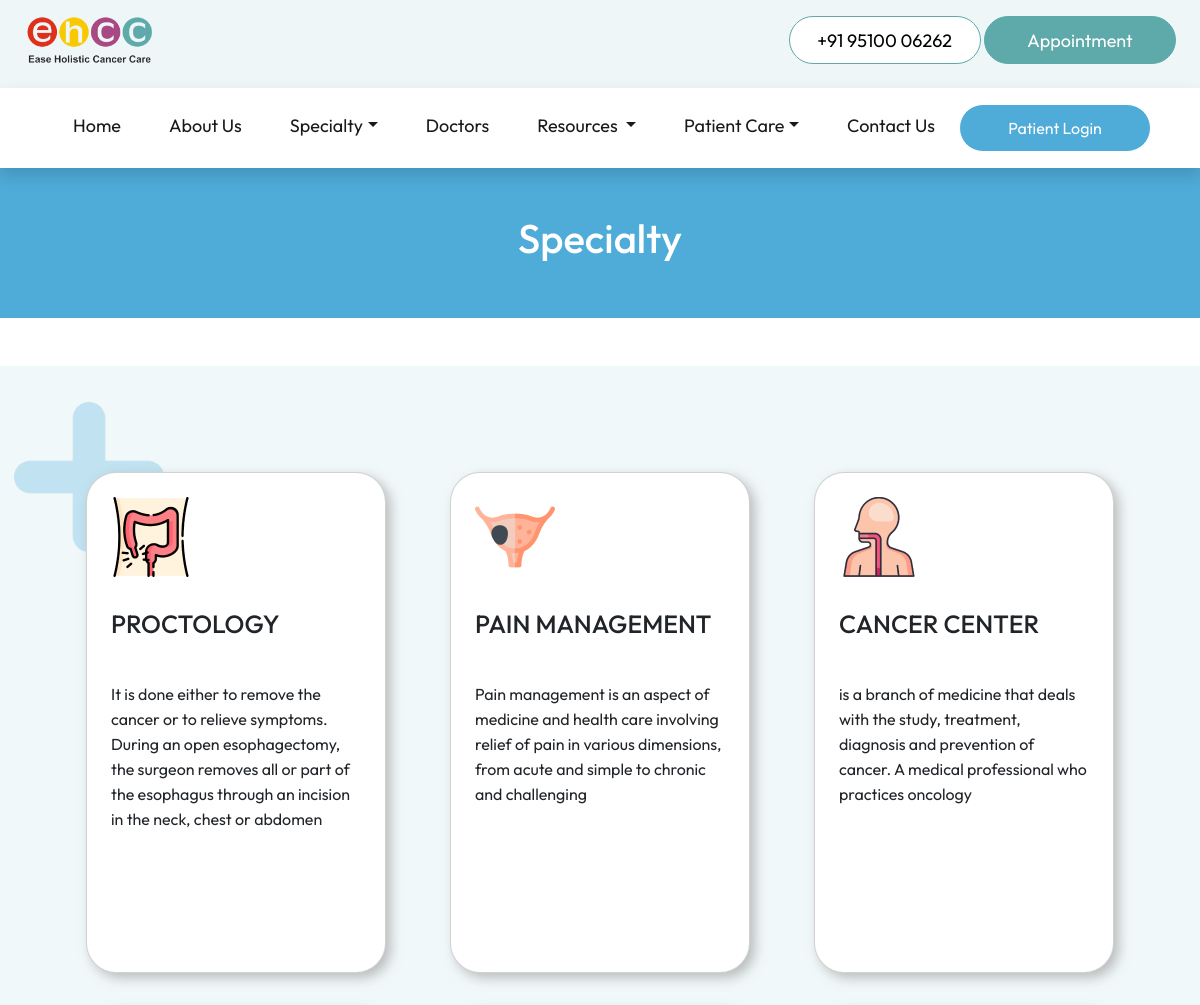
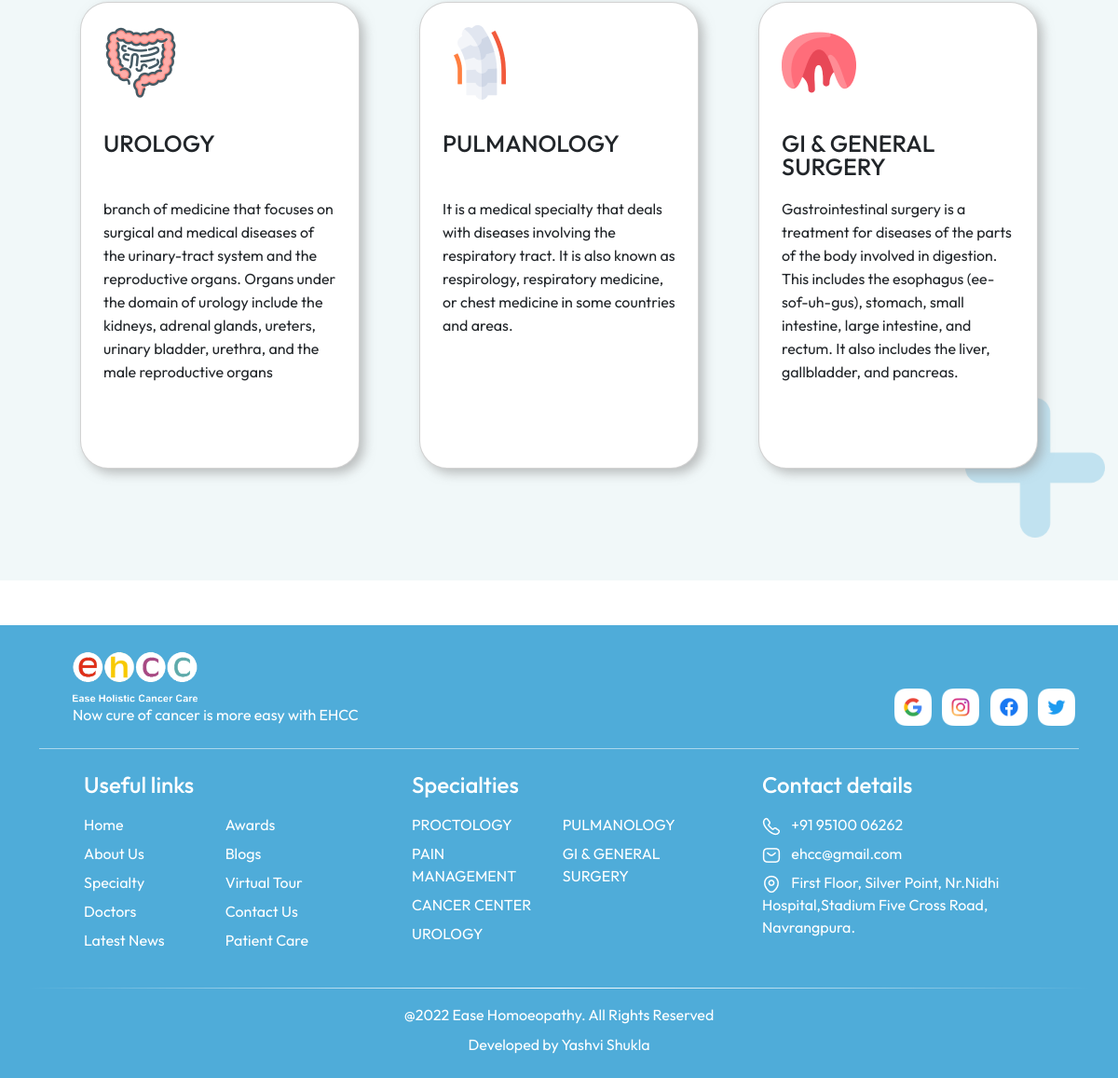
Page /specialty/ on the committed database (2 pictures, top to bottom).
### tables this page shows
CREATE TABLE "specialty" (
	"id"	INTEGER,
	"name"	TEXT,
	"description"	TEXT
, "illustration"	TEXT);

CREATE TABLE "social_links" (
	"social_name"	TEXT,
	"social_link"	TEXT
);

### flask_app.py (the view)
@app.route('/specialty/')
def specialty():
    database_connection = sqlite3.connect(database_location)
    database_cursor = database_connection.cursor()
    specialties = database_cursor.execute("SELECT * FROM specialty")
    specialties = specialties.fetchall()
    database_connection.commit()
    database_connection.close()
    return render_template('specialty.html',social_links=social_links, specialties=specialties,navbar_specialties=navbar_specialties, navbar_diseases=navbar_diseases)

### templates/specialty.html (shortened to what this page needs)
<!DOCTYPE html>
<html lang="en">
<head>
    <link href="https://cdn.jsdelivr.net/npm/bootstrap@5.2.0/dist/css/bootstrap.min.css" rel="stylesheet"
>
    <link rel="stylesheet" href="../static/stylesheets/common.css">
    <link rel="stylesheet" href="../static/stylesheets/specialty.css">
</head>
<body>
    {% include 'navbar.html' %}
    <div class="specialty_heading text-center text-white p-5 mt-3">
        <h1>Specialty</h1>
    </div>
    <div class="container_specialty p-0 my-5">
        <div class="container py-5">
            <div class="specialty_disease py-5 px-lg-4 px-md-4">
                <div class="row row_disease">
                    {% for specialty in specialties %}
                    <div class="col-xl-4 col-lg-6 d-block position-relative" style="cursor: pointer;"
                        onclick="window.location.href='/diseases/{{specialty[0]}}'">
                        {% if loop.index == 1 %}
                        <img src="../static/images/elements/Group 33957.png" class="specialty_ele_1" alt="">
                        {% endif %}
                        {% if loop.index == (specialties|length) %}
                        <img src="../static/images/elements/Group 33957.png" class="specialty_ele_2" alt="">
                        {% endif %}
                        <div class="card card_disease mb-4 p-lg-4 p-md-4 p-sm-4 p-4" style="min-height: 360px;">
                            <img src="{{specialty[3]}}" class="" alt="appendix icon">
                            <div class="disease_content">
                                <h3 style="overflow:hidden; line-height: 25px; max-height: 50px; min-height: 50px;">{{specialty[1]}}</h3>
                                <p style="overflow: hidden; line-height: 25px; max-height: 250px; min-height: 250px;">
                                    {{specialty[2]}}</p>
                            </div>
                        </div>
                    </div>
                    {% endfor %}
                </div>
            </div>
        </div>
    </div>
    {% include 'footer.html' %}
</body>
</html>

### templates/footer.html (shortened to what this page needs)
<div class="footer">
    <div class="container">
        <div class="row align-items-end">
            <div class="col-md-8 px-md-5 mt-4 mb-3">
                <img src="../../static/images/logo/footer_logo.png" alt="Hospital logo" height="60" />
                <p class="text-white mb-0">
                    Now cure of cancer is more easy with EHCC
                </p>
            </div>
            <div class="col-md-4 pt-4 mb-3 text-md-end">
                {% for social in social_links %}
                <a href="{{social[1]}}">
                    <img src="../../static/images/logo/{{social[0]}}_icon.png" alt="{{social[0]}} logo"
                        class="img-fluid mx-1" style="height: 40px; width: auto;" />
                </a>
                {% endfor %}
            </div>
        </div>
        <div class="footer_line mt-2"></div>
        <div class="row text-white pt-4 ps-md-5 footer_links align-items-start">
            <div class="col-md-4 col-sm-6 mb-4">
                <h4 class="mb-3">Useful links</h4>
                <div class="row">
                    <div class="col-xl-5 col-sm-12 col-6">
                        <a href="/">
                            <p>Home</p>
                        </a>
                        <a href="/about/">
                            <p>About Us</p>
                        </a>
                        <a href="/specialty/">
                            <p>Specialty</p>
                        </a>
                        <a href="/doctors/">
                            <p>Doctors</p>
                        </a>
                        <a href="/news/">
                            <p>Latest News</p>
                        </a>
                    </div>
                    <div class="col-xl-5 col-sm-12 col-6">
                        <a href="/awards/">
                            <p>Awards</p>
                        </a>
                        <a href="/blogs/">
                            <p>Blogs</p>
                        </a>
                        <a href="/virtualTour/">
                            <p>Virtual Tour</p>
                        </a>
                        <a href="/contact/">
                            <p>Contact Us</p>
                        </a>
                        <a href="#">
                            <p>Patient Care</p>
                        </a>
                    </div>
                </div>
            </div>
            <div class="col-md-4 col-sm-6 mb-4 g-md-0">
                <h4 class="mb-3">
                    <a href="/specialty/">
                        Specialties
                    </a>
                </h4>
                <div class="row">
                    <div class="col-xl-5 col-sm-12 col-6">
                        {% for i in range (0,navbar_specialties|length) %}
                        <a href="/diseases/{{navbar_specialties[i][0]}}/">
                            <p>
                                {{ navbar_specialties[i][1] }}
                            </p>
                        </a>
                        {% endfor %}
                    </div>
                    {% if navbar_specialties|length > 4 %}
                    <div class="col-xl-5 col-sm-12 col-6">
                        {% for i in range (4,navbar_specialties|length) %}
                        <a href="/diseases/{{navbar_specialties[i][0]}}/">
                            <p>
                                {{ navbar_specialties[i][1] }}
                            </p>
                        </a>
                        {% endfor %}
                    </div>
                    {% endif %}
                </div>
            </div>
            <div class="col-md-4 col-sm-12">
                <h4 class="mb-3">Contact details</h4>
                <p>
                    <a href="tel:919510006262">
                        <img src="../../static/images/logo/footercall_icon.png" alt="call logo" />
                        <span class="ps-2">+91 95100 06262</span>
                    </a>
                </p>
                <p>
                    <a href="mailto:ehcc@gmail.com">
                        <img src="../../static/images/logo/mail_icon.png" alt="mail icon" />
                        <span class="ps-2">ehcc@gmail.com</span>
                    </a>
                </p>
                <p>
                    <a href="https://goo.gl/maps/SUXSNEnxhgQroknp9" target="_blank">
                        <img src="../../static/images/logo/location_icon.png" alt="location icon" />
                        <span class="ps-2">
                            First Floor, Silver Point, Nr.Nidhi Hospital,Stadium Five Cross Road, Navrangpura.
                        </span>
                    </a>
                </p>
            </div>
        </div>
        <div class="row my-2">
            <div class="footer_line_2"></div>
        </div>
        <div class="row text-white">
            <div class="py-2 text-center">
                @2022 Ease Homoeopathy. All Rights Reserved
            </div>
            <div class="text-center">
                Developed by <a href="" class="footer_credit">Yashvi Shukla</a></br></br>
            </div>
        </div>
    </div>
</div>

### static/stylesheets/common.css (style rules this page uses)
html, body { overflow-x: hidden; }
body { margin-top: 150px; }
* { margin: 0; padding: 0; box-sizing: border-box; font-family: "Outfit", sans-serif; }
:root { --nav-color: #EEF6F7; --primary-color: #5eaaaa; --heading-color: #4facd9; --section-background-color: #cae6f4; --contact-background-color: #284f4f; }
a { color: unset; text-decoration: none; cursor: pointer; }
.footer { background-color: var(--heading-color); }
.footer_line { height: 1px; background-color: rgba(255, 255, 255, 0.521); }
.footer_line_2 { height: 1px; background: linear-gradient(to right, rgba(40, 79, 79, 0) 0%, white 50%, rgba(40, 79, 79, 0) 100%); }
.footer_credit { text-decoration: none; color: white; }
.footer_links p { margin-bottom: 7px !important; cursor: pointer; }

### static/stylesheets/specialty.css (style rules this page uses)
.specialty_heading { background-color: var(--heading-color); }
.container_specialty { background-color: #F1F8F9; }
.specialty_disease { overflow: visible; }
.card_disease { border-radius: 30px; width: auto; height: auto; margin: 10px 20px; position: relative; z-index: 50; box-shadow: 5px 5px 12px #8d8d8d8d; }
.card_disease img { width: 80px; height: 80px; }
.disease_content h3 { font-weight: 500; font-size: 25px; margin-top: 35px; }
.disease_content p { font-weight: 400; font-size: 16px; margin-top: 20px; }
.specialty_ele_2 { position: absolute; width: 150px !important; height: 150px !important; z-index: 0; right: -40px; bottom: -50px; }
.specialty_ele_1 { position: absolute; width: 150px !important; height: 150px !important; z-index: 0; left: -40px; top: -60px; }

### rows in the picture
specialty: illustration (picture), name "PROCTOLOGY", description "It is done either to remove the cancer or to relieve symptoms. During an open esophagectomy, the surgeon removes all or part of the esophagus through an incision in the neck, chest or abdomen", name "PROCTOLOGY"
specialty: illustration (picture), name "PAIN MANAGEMENT", description "Pain management is an aspect of medicine and health care involving relief of pain in various dimensions, from acute and simple to chronic and challenging", name "PAIN MANAGEMENT"
specialty: illustration (picture), name "CANCER CENTER", description "is a branch of medicine that deals with the study, treatment, diagnosis and prevention of cancer. A medical professional who practices oncology", name "CANCER CENTER"
specialty: illustration (picture), name "UROLOGY", description "branch of medicine that focuses on surgical and medical diseases of the urinary-tract system and the reproductive organs. Organs under the domain of urology include the kidneys, adrenal glands, ureters, urinary bladder, urethra, and the male reproductive organs", name "UROLOGY"
specialty: illustration (picture), name "PULMANOLOGY", description "It is a medical specialty that deals with diseases involving the respiratory tract. It is also known as respirology, respiratory medicine, or chest medicine in some countries and areas.", name "PULMANOLOGY"
specialty: illustration (picture), name "GI & GENERAL SURGERY", description "Gastrointestinal surgery is a treatment for diseases of the parts of the body involved in digestion. This includes the esophagus (ee-sof-uh-gus), stomach, small intestine, large intestine, and rectum. It also includes the liver, gallbladder, and pancreas.", name "GI & GENERAL SURGERY"
social_links: social_name (picture)
social_links: social_name (picture)
social_links: social_name (picture)
social_links: social_name (picture)
